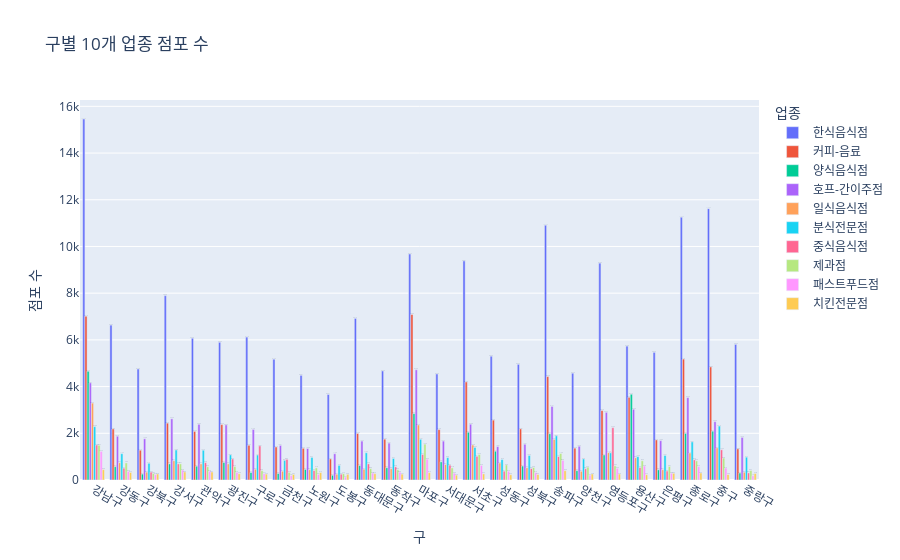

The code cell stored with this chart in its notebook:
### Markdown cell above
#### 구별 업종 점포수 시각화

### Code cell
import plotly.express as px

fig_gu = px.bar(df_gu,
                x='구',
                y='점포수',
                color='업종명',
                text='점포수',
                title='구별 10개 업종 점포 수',
                barmode='group')
fig_gu.update_layout(xaxis_title='구', yaxis_title='점포 수', legend_title='업종')
fig_gu.show()

### Figure 1 — Plotly figure (JSON) as saved in the notebook; plotly's stock layout.template omitted (floating-point values rounded to 4 significant figures)
{"data": [{"alignmentgroup": "True", "hovertemplate": "업종명=한식음식점<br>구=%{x}<br>점포수=%{text}<extra></extra>", "legendgroup": "한식음식점", "marker": {"color": "#636efa", "pattern": {"shape": ""}}, "name": "한식음식점", "offsetgroup": "한식음식점", "orientation": "v", "showlegend": true, "text": [15460.0, 6632.0, 4753.0, 7894.0, 6069.0, 5896.0, 6119.0, 5172.0, 4481.0, 3661.0, 6919.0, 4669.0, 9677.0, 4540.0, 9381.0, 5300.0, 4952.0, 10910.0, 4572.0, 9286.0, 5733.0, 5465.0, 11250.0, 11620.0, 5806.0], "textposition": "auto", "type": "bar", "x": ["강남구", "강동구", "강북구", "강서구", "관악구", "광진구", "구로구", "금천구", "노원구", "도봉구", "동대문구", "동작구", "마포구", "서대문구", "서초구", "성동구", "성북구", "송파구", "양천구", "영등포구", "용산구", "은평구", "종로구", "중구", "중랑구"], "xaxis": "x", "y": [15460.0, 6632.0, 4753.0, 7894.0, 6069.0, 5896.0, 6119.0, 5172.0, 4481.0, 3661.0, 6919.0, 4669.0, 9677.0, 4540.0, 9381.0, 5300.0, 4952.0, 10910.0, 4572.0, 9286.0, 5733.0, 5465.0, 11250.0, 11620.0, 5806.0], "yaxis": "y"}, {"alignmentgroup": "True", "hovertemplate": "업종명=커피-음료<br>구=%{x}<br>점포수=%{text}<extra></extra>", "legendgroup": "커피-음료", "marker": {"color": "#EF553B", "pattern": {"shape": ""}}, "name": "커피-음료", "offsetgroup": "커피-음료", "orientation": "v", "showlegend": true, "text": [7013.0, 2189.0, 1276.0, 2435.0, 2082.0, 2373.0, 1487.0, 1415.0, 1357.0, 901.0, 1993.0, 1747.0, 7086.0, 2158.0, 4199.0, 2564.0, 2191.0, 4429.0, 1364.0, 2973.0, 3542.0, 1717.0, 5178.0, 4842.0, 1335.0], "textposition": "auto", "type": "bar", "x": ["강남구", "강동구", "강북구", "강서구", "관악구", "광진구", "구로구", "금천구", "노원구", "도봉구", "동대문구", "동작구", "마포구", "서대문구", "서초구", "성동구", "성북구", "송파구", "양천구", "영등포구", "용산구", "은평구", "종로구", "중구", "중랑구"], "xaxis": "x", "y": [7013.0, 2189.0, 1276.0, 2435.0, 2082.0, 2373.0, 1487.0, 1415.0, 1357.0, 901.0, 1993.0, 1747.0, 7086.0, 2158.0, 4199.0, 2564.0, 2191.0, 4429.0, 1364.0, 2973.0, 3542.0, 1717.0, 5178.0, 4842.0, 1335.0], "yaxis": "y"}, {"alignmentgroup": "True", "hovertemplate": "업종명=양식음식점<br>구=%{x}<br>점포수=%{text}<extra></extra>", "legendgroup": "양식음식점", "marker": {"color": "#00cc96", "pattern": {"shape": ""}}, "name": "양식음식점", "offsetgroup": "양식음식점", "orientation": "v", "showlegend": true, "text": [4656.0, 572.0, 253.0, 690.0, 591.0, 752.0, 322.0, 280.0, 453.0, 202.0, 619.0, 526.0, 2844.0, 780.0, 2045.0, 1232.0, 597.0, 1983.0, 402.0, 1072.0, 3672.0, 437.0, 1996.0, 2091.0, 298.0], "textposition": "auto", "type": "bar", "x": ["강남구", "강동구", "강북구", "강서구", "관악구", "광진구", "구로구", "금천구", "노원구", "도봉구", "동대문구", "동작구", "마포구", "서대문구", "서초구", "성동구", "성북구", "송파구", "양천구", "영등포구", "용산구", "은평구", "종로구", "중구", "중랑구"], "xaxis": "x", "y": [4656.0, 572.0, 253.0, 690.0, 591.0, 752.0, 322.0, 280.0, 453.0, 202.0, 619.0, 526.0, 2844.0, 780.0, 2045.0, 1232.0, 597.0, 1983.0, 402.0, 1072.0, 3672.0, 437.0, 1996.0, 2091.0, 298.0], "yaxis": "y"}, {"alignmentgroup": "True", "hovertemplate": "업종명=호프-간이주점<br>구=%{x}<br>점포수=%{text}<extra></extra>", "legendgroup": "호프-간이주점", "marker": {"color": "#ab63fa", "pattern": {"shape": ""}}, "name": "호프-간이주점", "offsetgroup": "호프-간이주점", "orientation": "v", "showlegend": true, "text": [4161.0, 1874.0, 1764.0, 2620.0, 2385.0, 2360.0, 2164.0, 1481.0, 1349.0, 1125.0, 1667.0, 1581.0, 4720.0, 1667.0, 2388.0, 1431.0, 1531.0, 3151.0, 1445.0, 2897.0, 3029.0, 1685.0, 3529.0, 2499.0, 1823.0], "textposition": "auto", "type": "bar", "x": ["강남구", "강동구", "강북구", "강서구", "관악구", "광진구", "구로구", "금천구", "노원구", "도봉구", "동대문구", "동작구", "마포구", "서대문구", "서초구", "성동구", "성북구", "송파구", "양천구", "영등포구", "용산구", "은평구", "종로구", "중구", "중랑구"], "xaxis": "x", "y": [4161.0, 1874.0, 1764.0, 2620.0, 2385.0, 2360.0, 2164.0, 1481.0, 1349.0, 1125.0, 1667.0, 1581.0, 4720.0, 1667.0, 2388.0, 1431.0, 1531.0, 3151.0, 1445.0, 2897.0, 3029.0, 1685.0, 3529.0, 2499.0, 1823.0], "yaxis": "y"}, {"alignmentgroup": "True", "hovertemplate": "업종명=일식음식점<br>구=%{x}<br>점포수=%{text}<extra></extra>", "legendgroup": "일식음식점", "marker": {"color": "#FFA15A", "pattern": {"shape": ""}}, "name": "일식음식점", "offsetgroup": "일식음식점", "orientation": "v", "showlegend": true, "text": [3292.0, 738.0, 336.0, 827.0, 692.0, 691.0, 459.0, 376.0, 442.0, 247.0, 465.0, 488.0, 2355.0, 661.0, 1498.0, 728.0, 526.0, 1740.0, 373.0, 1173.0, 949.0, 441.0, 1156.0, 1376.0, 333.0], "textposition": "auto", "type": "bar", "x": ["강남구", "강동구", "강북구", "강서구", "관악구", "광진구", "구로구", "금천구", "노원구", "도봉구", "동대문구", "동작구", "마포구", "서대문구", "서초구", "성동구", "성북구", "송파구", "양천구", "영등포구", "용산구", "은평구", "종로구", "중구", "중랑구"], "xaxis": "x", "y": [3292.0, 738.0, 336.0, 827.0, 692.0, 691.0, 459.0, 376.0, 442.0, 247.0, 465.0, 488.0, 2355.0, 661.0, 1498.0, 728.0, 526.0, 1740.0, 373.0, 1173.0, 949.0, 441.0, 1156.0, 1376.0, 333.0], "yaxis": "y"}, {"alignmentgroup": "True", "hovertemplate": "업종명=분식전문점<br>구=%{x}<br>점포수=%{text}<extra></extra>", "legendgroup": "분식전문점", "marker": {"color": "#19d3f3", "pattern": {"shape": ""}}, "name": "분식전문점", "offsetgroup": "분식전문점", "orientation": "v", "showlegend": true, "text": [2284.0, 1127.0, 716.0, 1284.0, 1275.0, 1077.0, 1069.0, 841.0, 967.0, 626.0, 1167.0, 921.0, 1741.0, 959.0, 1395.0, 875.0, 1050.0, 1891.0, 900.0, 1164.0, 1000.0, 1051.0, 1631.0, 2310.0, 977.0], "textposition": "auto", "type": "bar", "x": ["강남구", "강동구", "강북구", "강서구", "관악구", "광진구", "구로구", "금천구", "노원구", "도봉구", "동대문구", "동작구", "마포구", "서대문구", "서초구", "성동구", "성북구", "송파구", "양천구", "영등포구", "용산구", "은평구", "종로구", "중구", "중랑구"], "xaxis": "x", "y": [2284.0, 1127.0, 716.0, 1284.0, 1275.0, 1077.0, 1069.0, 841.0, 967.0, 626.0, 1167.0, 921.0, 1741.0, 959.0, 1395.0, 875.0, 1050.0, 1891.0, 900.0, 1164.0, 1000.0, 1051.0, 1631.0, 2310.0, 977.0], "yaxis": "y"}, {"alignmentgroup": "True", "hovertemplate": "업종명=중식음식점<br>구=%{x}<br>점포수=%{text}<extra></extra>", "legendgroup": "중식음식점", "marker": {"color": "#FF6692", "pattern": {"shape": ""}}, "name": "중식음식점", "offsetgroup": "중식음식점", "orientation": "v", "showlegend": true, "text": [1498.0, 508.0, 337.0, 692.0, 744.0, 899.0, 1461.0, 885.0, 407.0, 250.0, 692.0, 564.0, 1092.0, 635.0, 1016.0, 378.0, 488.0, 1005.0, 482.0, 2240.0, 533.0, 384.0, 865.0, 1295.0, 305.0], "textposition": "auto", "type": "bar", "x": ["강남구", "강동구", "강북구", "강서구", "관악구", "광진구", "구로구", "금천구", "노원구", "도봉구", "동대문구", "동작구", "마포구", "서대문구", "서초구", "성동구", "성북구", "송파구", "양천구", "영등포구", "용산구", "은평구", "종로구", "중구", "중랑구"], "xaxis": "x", "y": [1498.0, 508.0, 337.0, 692.0, 744.0, 899.0, 1461.0, 885.0, 407.0, 250.0, 692.0, 564.0, 1092.0, 635.0, 1016.0, 378.0, 488.0, 1005.0, 482.0, 2240.0, 533.0, 384.0, 865.0, 1295.0, 305.0], "yaxis": "y"}, {"alignmentgroup": "True", "hovertemplate": "업종명=제과점<br>구=%{x}<br>점포수=%{text}<extra></extra>", "legendgroup": "제과점", "marker": {"color": "#B6E880", "pattern": {"shape": ""}}, "name": "제과점", "offsetgroup": "제과점", "orientation": "v", "showlegend": true, "text": [1487.0, 732.0, 282.0, 691.0, 565.0, 576.0, 399.0, 325.0, 518.0, 272.0, 484.0, 439.0, 1536.0, 518.0, 1093.0, 645.0, 534.0, 1134.0, 550.0, 607.0, 822.0, 581.0, 820.0, 938.0, 407.0], "textposition": "auto", "type": "bar", "x": ["강남구", "강동구", "강북구", "강서구", "관악구", "광진구", "구로구", "금천구", "노원구", "도봉구", "동대문구", "동작구", "마포구", "서대문구", "서초구", "성동구", "성북구", "송파구", "양천구", "영등포구", "용산구", "은평구", "종로구", "중구", "중랑구"], "xaxis": "x", "y": [1487.0, 732.0, 282.0, 691.0, 565.0, 576.0, 399.0, 325.0, 518.0, 272.0, 484.0, 439.0, 1536.0, 518.0, 1093.0, 645.0, 534.0, 1134.0, 550.0, 607.0, 822.0, 581.0, 820.0, 938.0, 407.0], "yaxis": "y"}, {"alignmentgroup": "True", "hovertemplate": "업종명=패스트푸드점<br>구=%{x}<br>점포수=%{text}<extra></extra>", "legendgroup": "패스트푸드점", "marker": {"color": "#FF97FF", "pattern": {"shape": ""}}, "name": "패스트푸드점", "offsetgroup": "패스트푸드점", "orientation": "v", "showlegend": true, "text": [1225.0, 369.0, 227.0, 424.0, 373.0, 329.0, 271.0, 187.0, 240.0, 125.0, 299.0, 334.0, 893.0, 293.0, 623.0, 375.0, 315.0, 839.0, 208.0, 500.0, 598.0, 289.0, 575.0, 512.0, 181.0], "textposition": "auto", "type": "bar", "x": ["강남구", "강동구", "강북구", "강서구", "관악구", "광진구", "구로구", "금천구", "노원구", "도봉구", "동대문구", "동작구", "마포구", "서대문구", "서초구", "성동구", "성북구", "송파구", "양천구", "영등포구", "용산구", "은평구", "종로구", "중구", "중랑구"], "xaxis": "x", "y": [1225.0, 369.0, 227.0, 424.0, 373.0, 329.0, 271.0, 187.0, 240.0, 125.0, 299.0, 334.0, 893.0, 293.0, 623.0, 375.0, 315.0, 839.0, 208.0, 500.0, 598.0, 289.0, 575.0, 512.0, 181.0], "yaxis": "y"}, {"alignmentgroup": "True", "hovertemplate": "업종명=치킨전문점<br>구=%{x}<br>점포수=%{text}<extra></extra>", "legendgroup": "치킨전문점", "marker": {"color": "#FECB52", "pattern": {"shape": ""}}, "name": "치킨전문점", "offsetgroup": "치킨전문점", "orientation": "v", "showlegend": true, "text": [444.0, 322.0, 258.0, 345.0, 342.0, 269.0, 252.0, 237.0, 316.0, 243.0, 270.0, 251.0, 316.0, 209.0, 262.0, 225.0, 236.0, 399.0, 258.0, 255.0, 227.0, 286.0, 299.0, 235.0, 278.0], "textposition": "auto", "type": "bar", "x": ["강남구", "강동구", "강북구", "강서구", "관악구", "광진구", "구로구", "금천구", "노원구", "도봉구", "동대문구", "동작구", "마포구", "서대문구", "서초구", "성동구", "성북구", "송파구", "양천구", "영등포구", "용산구", "은평구", "종로구", "중구", "중랑구"], "xaxis": "x", "y": [444.0, 322.0, 258.0, 345.0, 342.0, 269.0, 252.0, 237.0, 316.0, 243.0, 270.0, 251.0, 316.0, 209.0, 262.0, 225.0, 236.0, 399.0, 258.0, 255.0, 227.0, 286.0, 299.0, 235.0, 278.0], "yaxis": "y"}], "layout": {"barmode": "group", "legend": {"title": {"text": "업종"}, "tracegroupgap": 0}, "title": {"text": "구별 10개 업종 점포 수"}, "xaxis": {"anchor": "y", "domain": [0, 1], "title": {"text": "구"}}, "yaxis": {"anchor": "x", "domain": [0, 1], "title": {"text": "점포 수"}}}}
